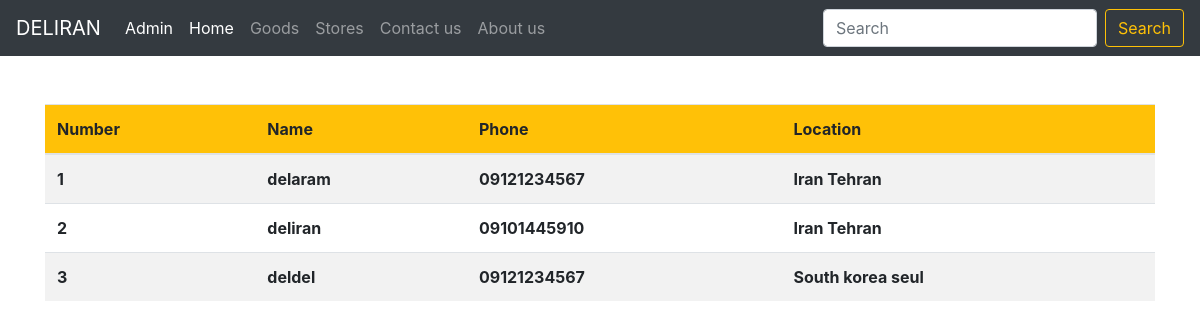
Before: /stores/ with the older database file.
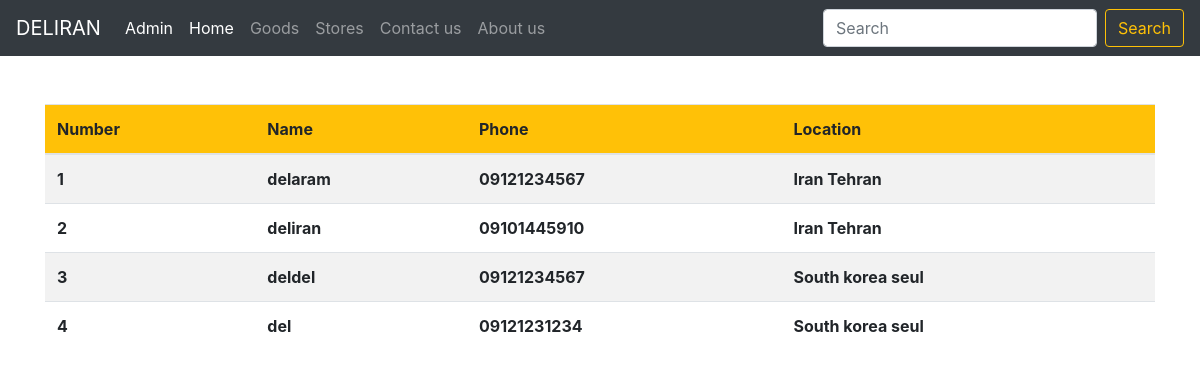
After: the same page with the newer database file.
### person/models.py (models this page shows, shortened)
class Store(models.Model):
    name = models.CharField(max_length=100, blank=False, unique=True)
    phone = models.CharField(max_length=15, validators=[PHONE_REGEX])
    location = models.CharField(max_length=200)
    about_store = models.TextField()

### person/views.py (the view)
# urls.py: path("stores/", AllStores.as_view(), name="AllStores")
class AllStores(ListView):
    model = Store
    template_name = "store_list.html"

### template/store_list.html (shortened to what this page needs)
{% extends "base.html" %}
{% block content %}
    <div class="container mt-5">
        <table class="table table-striped">
            <thead class="bg-warning">
                <tr>
                  <th scope="col">Number</th>
                  <th scope="col">Name</th>
                  <th scope="col">Phone</th>
                  <th scope="col">Location</th>
                </tr>
            </thead>
            <tbody>
                {% for store in store_list %}
                <tr>
                    <th scope="row">{{forloop.counter}}</th>
                    <th >{{store.name}}</th>
                    <th >{{store.phone}}</th>
                    <th >{{store.location}}</th>
                </tr>
                {% endfor %}
            </tbody>
        </table>
    </div>
{% endblock %}

### template/base.html (shortened to what this page needs)
<!DOCTYPE html>
<html lang="en">
<head>
    <link rel="stylesheet"
          href="https://maxcdn.bootstrapcdn.com/bootstrap/4.0.0/css/bootstrap.min.css"
>
    {% load static %}
</head>
<body>
    <nav class="navbar navbar-expand-lg navbar-dark bg-dark">
      <a class="navbar-brand" href="#">DELIRAN</a>
      <div class="collapse navbar-collapse" id="navbarSupportedContent">
        <ul class="navbar-nav mr-auto">
            <li class="nav-item active">
            <a class="nav-link" href='{% url "admin:index" %}'>Admin<span class="sr-only">(current)</span></a>
            </li>
          <li class="nav-item active">
            <a class="nav-link" href="{% url 'HomePage' %}">Home<span class="sr-only">(current)</span></a>
          </li>
          <li class="nav-item">
            <a class="nav-link" href="{% url 'AllGoods' %}">Goods</a>
          </li>
          <li class="nav-item">
            <a class="nav-link" href="{% url 'AllStores' %}">Stores</a>
          </li>
          <li class="nav-item">
            <a class="nav-link" href="#">Contact us</a>
          </li>
          <li class="nav-item">
            <a class="nav-link" href="#">About us</a>
          </li>
        </ul>
        <form class="form-inline my-2 my-lg-0">
          <input class="form-control mr-sm-2" type="search" placeholder="Search" aria-label="Search">
          <button class="btn btn-outline-warning my-2 my-sm-0" type="submit">Search</button>
        </form>
      </div>
    </nav>
    {% block content %}
    {% endblock %}
</body>
</html>

Changed rows visible on the page:
added Store: name "del", phone "09121231234", location "South korea seul"
